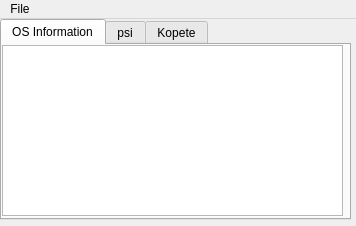
<?xml version="1.0" encoding="UTF-8"?>
<ui version="4.0">
 <class>MainWindow</class>
 <widget class="QMainWindow" name="MainWindow">
  <property name="windowModality">
   <enum>Qt::ApplicationModal</enum>
  </property>
  <property name="geometry">
   <rect>
    <x>0</x>
    <y>0</y>
    <width>356</width>
    <height>226</height>
   </rect>
  </property>
  <property name="windowTitle">
   <string>PasswordRecovery</string>
  </property>
  <widget class="QWidget" name="centralWidget">
   <property name="sizePolicy">
    <sizepolicy hsizetype="Preferred" vsizetype="Preferred">
     <horstretch>0</horstretch>
     <verstretch>0</verstretch>
    </sizepolicy>
   </property>
   <widget class="QTabWidget" name="tabWidget">
    <property name="geometry">
     <rect>
      <x>0</x>
      <y>0</y>
      <width>351</width>
      <height>201</height>
     </rect>
    </property>
    <property name="sizePolicy">
     <sizepolicy hsizetype="Maximum" vsizetype="Maximum">
      <horstretch>0</horstretch>
      <verstretch>0</verstretch>
     </sizepolicy>
    </property>
    <property name="autoFillBackground">
     <bool>false</bool>
    </property>
    <property name="currentIndex">
     <number>0</number>
    </property>
    <widget class="QWidget" name="tab">
     <property name="enabled">
      <bool>true</bool>
     </property>
     <attribute name="title">
      <string>OS Information</string>
     </attribute>
     <widget class="QTextEdit" name="textEdit_3">
      <property name="geometry">
       <rect>
        <x>0</x>
        <y>0</y>
        <width>341</width>
        <height>171</height>
       </rect>
      </property>
      <property name="readOnly">
       <bool>true</bool>
      </property>
     </widget>
    </widget>
    <widget class="QWidget" name="tab_2">
     <attribute name="title">
      <string>psi</string>
     </attribute>
     <widget class="QTextEdit" name="textEdit">
      <property name="geometry">
       <rect>
        <x>0</x>
        <y>0</y>
        <width>341</width>
        <height>171</height>
       </rect>
      </property>
      <property name="autoFillBackground">
       <bool>true</bool>
      </property>
      <property name="undoRedoEnabled">
       <bool>false</bool>
      </property>
      <property name="readOnly">
       <bool>true</bool>
      </property>
     </widget>
    </widget>
    <widget class="QWidget" name="tab_3">
     <attribute name="title">
      <string>Kopete</string>
     </attribute>
     <widget class="QTextEdit" name="textEdit_2">
      <property name="geometry">
       <rect>
        <x>0</x>
        <y>0</y>
        <width>341</width>
        <height>171</height>
       </rect>
      </property>
      <property name="readOnly">
       <bool>true</bool>
      </property>
     </widget>
    </widget>
   </widget>
  </widget>
  <widget class="QMenuBar" name="menuBar">
   <property name="geometry">
    <rect>
     <x>0</x>
     <y>0</y>
     <width>356</width>
     <height>23</height>
    </rect>
   </property>
   <widget class="QMenu" name="menuFile">
    <property name="title">
     <string>File</string>
    </property>
    <addaction name="actionExit"/>
   </widget>
   <addaction name="menuFile"/>
  </widget>
  <action name="actionExit">
   <property name="text">
    <string>Exit</string>
   </property>
   <property name="shortcut">
    <string>Alt+E</string>
   </property>
  </action>
 </widget>
 <layoutdefault spacing="6" margin="11"/>
 <resources/>
 <connections/>
</ui>
